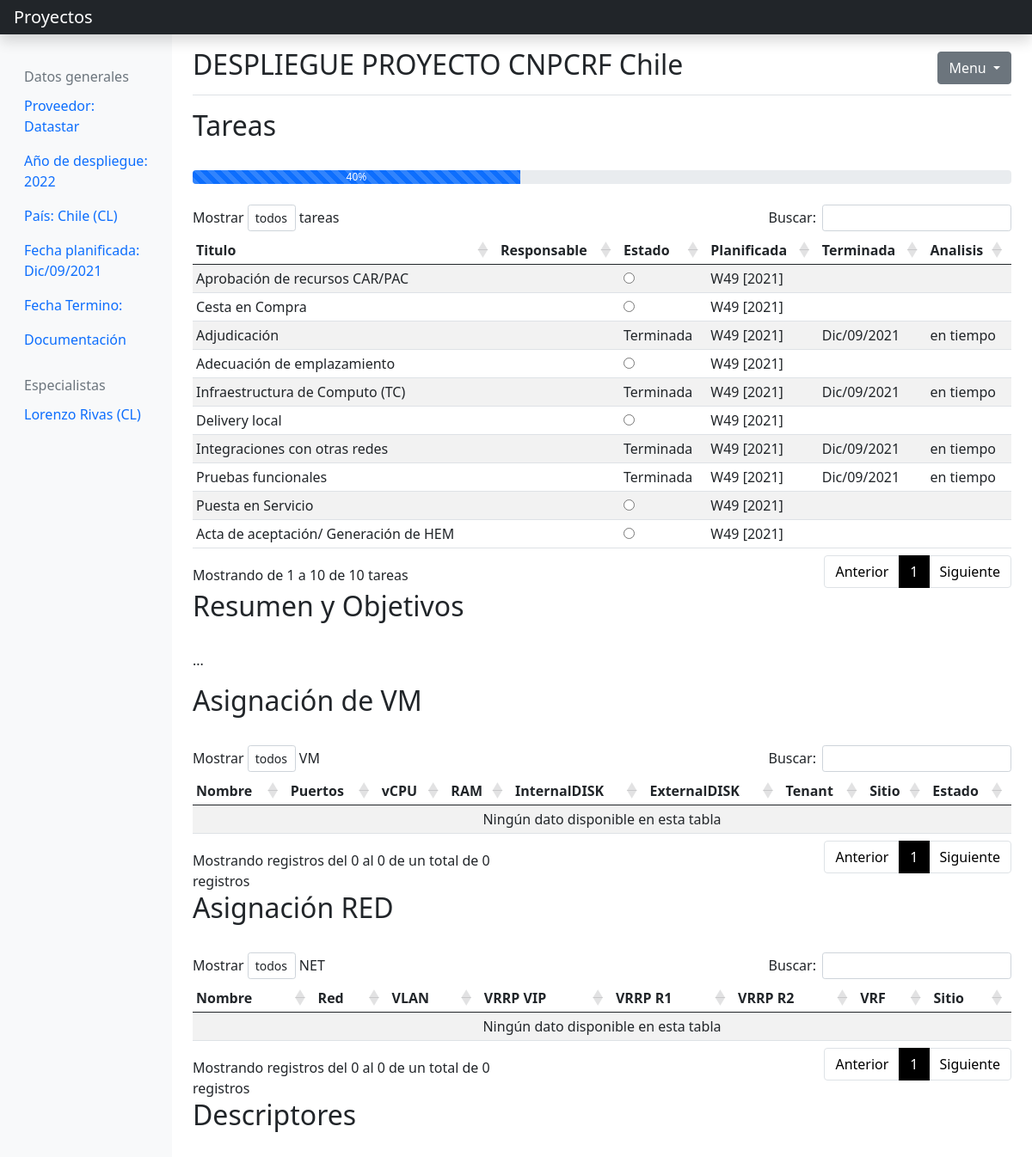
/tcloud/project/despliegue-proyecto-cnpcrf-chile (signed in), run on the app's committed database.
### applications/virtualization/models.py (models this page shows, shortened)
class Project(models.Model):
    project_title = models.CharField(max_length=200, verbose_name='Titulo')
    provider = models.ForeignKey(Provider, on_delete=models.CASCADE, verbose_name='Proveedor')
    year = models.IntegerField(null=True, verbose_name='Año Proyectado')
    country = CountryField(verbose_name='Pais')
    slug = AutoSlugField(populate_from='project_title_country', always_update=True, null=True)
    collaborator = models.ManyToManyField(Collaborator, related_name='Colaborador', verbose_name='Colaboradores')
    resume = HTMLField()
    pub_date = models.DateTimeField(auto_now_add=True)
    planned_date = models.DateField(null=True, verbose_name='Fecha Planificada')
    done_date = models.DateField(null=True, verbose_name='Fecha de termino Real', blank=True)
    state = models.BooleanField(blank=True, null=True, default=False, verbose_name='Terminando?')
    def project_title_country(self):
        return '%s %s' % (self.project_title, self.country.name)
    def __str__(self):
        return '%s %s' % (self.project_title, self.country)
    class Meta:
        verbose_name = 'Proyecto'
        ordering = ['-id']

class Provider(models.Model):
    provider_name = models.CharField(max_length=255, verbose_name='Proveedor')
    def __str__(self):
        return self.provider_name
    class Meta:
        ordering = ['-id']

class Collaborator(models.Model):
    user = models.OneToOneField(User, on_delete=models.CASCADE, verbose_name='Nombre')
    country = CountryField(blank_label='(seleccionar país)', verbose_name='País')
    area = models.ForeignKey(Area, on_delete=models.CASCADE, null=True, blank=True)
    class Meta:
        verbose_name = 'Colaborador'
        verbose_name_plural = 'Colaboradores'
        ordering = ['-id']

class Todo(models.Model):
    project = models.ForeignKey(Project, on_delete=models.CASCADE, null=True, blank=True)
    todo_title = models.CharField(max_length=200, verbose_name='Titulo')
    slug = AutoSlugField(populate_from='todo_title', always_update=True, null=True)
    pub_date = models.DateTimeField(auto_now_add=True)
    deadline_date = models.DateField(null=True, verbose_name='Fecha planificación')
    collaborator = models.ForeignKey(Collaborator, on_delete=models.CASCADE, verbose_name='Encargado',null=True, blank=True)
    done_date = models.DateField(null=True, verbose_name='Fecha termino', blank=True)
    state = models.BooleanField(blank=True, null=True, default=False, verbose_name='Terminado')
    progress = models.IntegerField(blank=True, null=True, default=0)
    ordering_position = models.DecimalField(max_digits=5, decimal_places=2, null=True, blank=True)
    class Meta:
        verbose_name = 'Tareas de Proyecto'
        ordering = ['ordering_position']
    def diff_days(self):
        delta = self.deadline_date - self.done_date
        return delta.days > -5

### applications/virtualization/views.py (the view)
# urls.py: path('tcloud/project/<slug:slug>', projectdetail.as_view(), name = 'projectdetail'),
class projectdetail(LoginRequiredMixin, DetailView):
    model = Project
    template_name = 'projectdetail.html'
    slug_field = 'slug'
    def get_context_data(self, *args, **kwargs):
        context = super(projectdetail, self).get_context_data(**kwargs)
        '''Rescatar todos las tareas del pryecto'''
        project = self.get_object()
        progress_field = project.todo_set.all()
        '''Listar el campo progress'''
        progress = []
        for todos in progress_field:
            progress.append(todos.progress)
        '''eliminar los NoneType de la lista'''
        progress_not_none = [x for x in progress if x is not None]
        '''Sumar la lista'''
        sum_progress = 0
        for num in progress_not_none:
            sum_progress += num
        ''''''
        if Todo.objects.filter(project=self.object).count() == 0:
            return context
        else:
            if Todo.objects.filter(project=self.object).filter(state=True).count() * 100 / Todo.objects.filter(
                    project=self.object).count() != 100:
                project.state = False
                project.save()
            else:
                project.state = True
                project.save()
        context['get_percentage_done'] = Todo.objects.filter(project=self.object).filter(
            state=True).count() * 100 / Todo.objects.filter(project=self.object).count()
        context['get_percentage_left'] = Todo.objects.filter(project=self.object).filter(
            state=False).count() * 100 / Todo.objects.filter(project=self.object).count()
        context['progress'] = sum_progress
        context['left_progress'] = 100 - sum_progress
        context['todo_done'] = Todo.objects.filter(project=self.object).filter(state=True).count()
        context['todo_total'] = Todo.objects.filter(project=self.object).all().count()
        return context

### applications/virtualization/templates/projectdetail.html (shortened to what this page needs)
{% load static %}
{% load humanize %}
<!doctype html>
<html lang="en">
  <head>
<link href="https://getbootstrap.com/docs/5.1/dist/css/bootstrap.min.css" rel="stylesheet">
<link rel="stylesheet" href="https://cdn.datatables.net/1.10.22/css/dataTables.bootstrap4.min.css">
    <link href="https://getbootstrap.com/docs/5.1/examples/dashboard/dashboard.css" rel="stylesheet">
  </head>
  <body>
<header class="navbar navbar-dark sticky-top bg-dark flex-md-nowrap p-0 shadow">
  <a class="navbar-brand col-md-3 col-lg-2 me-0 px-3" href="{% url 'virtualization:projects' %}">Proyectos</a>
</header>
<div class="container-fluid">
  <div class="row">
    <nav id="sidebarMenu" class="col-md-3 col-lg-2 d-md-block bg-light sidebar collapse">
      <div class="position-sticky pt-3">
        <ul class="nav flex-column">
          <h6 class="sidebar-heading d-flex justify-content-between align-items-center px-3 mt-4 mb-1 text-muted">
            <span>Datos generales</span>
          </h6>
          <li class="nav-item">
            <a class="nav-link" aria-current="page" href="#">
              Proveedor: {{project.provider}}
            </a>
          </li>
          <li class="nav-item">
            <a class="nav-link" href="#">
              Año de despliegue: {{project.year}}
            </a>
          </li>
          <li class="nav-item">
            <a class="nav-link" href="#">
              País: {{project.country.name}} ({{project.country}})
            </a>
          </li>
          <li class="nav-item">
            <a class="nav-link" href="#">
              Fecha planificada: {{project.planned_date|date:"M/d/Y"}}
            </a>
          </li>
          <li class="nav-item">
            <a class="nav-link" href="#">
              Fecha Termino: {{project.done_date|date:"M/d/Y"}}
            </a>
          </li>
          <li class="nav-item">
            <a class="nav-link" href="#">
              Documentación
            </a>
          </li>
        </ul>
        <h6 class="sidebar-heading d-flex justify-content-between align-items-center px-3 mt-4 mb-1 text-muted">
          <span>Especialistas</span>
        </h6>
        <ul class="nav flex-column mb-2">
          {% for users in project.collaborator.all %}
          <li class="nav-item">
            <a class="nav-link">
              {{ users.user.first_name }} {{ users.user.last_name }} ({{ users.country }})
            </a>
          </li>
          {% endfor %}
        </ul>
      </div>
    </nav>
    <main class="col-md-9 ms-sm-auto col-lg-10 px-md-4">
      <div class="d-flex justify-content-between flex-wrap flex-md-nowrap align-items-center pt-3 pb-2 mb-3 border-bottom">
        <h1 class="h2">{{ project.project_title|upper }} {{project.country.name}}</h1>
        <div class="btn-toolbar mb-2 mb-md-0">
          <div class="dropdown">
            <button class="btn btn-secondary dropdown-toggle" type="button" id="dropdownMenuButton1" data-bs-toggle="dropdown" aria-expanded="false">
              Menu
            </button>
          </div>
        </div>
      </div>
      <h2 data-bs-toggle="collapse" href="#collapseTASK">Tareas</h2>
      <br>
      <div class="collapse show" id="collapseTASK">
        <div class="progress">
            {% if get_percentage_done == 100 %}
            <div class="progress-bar progress-bar-striped progress-bar-animated massive-font"
                 role="progressbar" style="width: 100%" aria-valuenow="100" aria-valuemin="0"
                 aria-valuemax="100">
                100% - todas las tareas completadas
            </div>
            {% else %}
            <div class="progress-bar progress-bar-striped progress-bar-animated massive-font"
                 role="progressbar" style="width: {{get_percentage_done|floatformat:0|intcomma}}%"
                 aria-valuenow="{{get_percentage_done|floatformat:0|intcomma}}" aria-valuemin="0"
                 aria-valuemax="100">
                {{ get_percentage_done|floatformat:0|intcomma}}%
            </div>
            {% endif %}
        </div>
          <br>
          <div class="table-responsive">
            <table class="table table-striped table-sm" id="sortTableTask">
              <thead>
                <tr>
                  <th scope="col">Titulo</th>
                  <th scope="col">Responsable</th>
                  <th scope="col">Estado</th>
                  <th scope="col">Planificada</th>
                  <th scope="col">Terminada</th>
                  <th scope="col">Analisis</th>
                </tr>
              </thead>
              <tbody>
                {% for todo in object.todo_set.all %}
                <tr>
                  <td>{{ todo.todo_title }}</td>
                  <td>{{ todo.collaborator.user.first_name }} {{todo.collaborator.user.last_name }}</td>
                  <td>
                    {% if todo.state == True %}
                    Terminada
                    {% else %}
                    <div class="custom-control custom-checkbox">
                        <form class="" action="{% url 'virtualization:todofinished' todo.id %}" method="post">
                            <input onChange="this.form.submit()" type="radio">
                        </form>
                    </div>
                    {% endif %}
                  </td>
                  <td>W{{ todo.deadline_date|date:"W" }}
                  [{{ todo.deadline_date|date:"Y" }}]</td>
                  <td>{{ todo.done_date|date:"M/d/Y" }}</td>
                  <td>
                    {% if todo.diff_days == True %}
                     en tiempo
                    {% elif todo.diff_days == False %}
                    <i class="fa fa-clock text-warning"></i> terminada atrasada
                    {% endif %}
                  </td>
                </tr>
                {% endfor %}
              </tbody>
            </table>
        </div>
      </div>
      <h2 data-bs-toggle="collapse" href="#collapseRES">Resumen y Objetivos</h2>
      <br>
      <div class="collapse show" id="collapseRES">
      {{ project.resume|safe }}
      </div>
      <h2 data-bs-toggle="collapse" href="#collapseVMS">Asignación de VM</h2>
      <br>
      <div class="collapse show" id="collapseVMS">
        <div class="table-responsive">
          <table class="table table-striped table-sm" id="sortTableVM">
            <thead>
              <tr>
                <th scope="col">Nombre</th>
                <th scope="col">Puertos</th>
                <th scope="col">vCPU</th>
                <th scope="col">RAM</th>
                <th scope="col">InternalDISK</th>
                <th scope="col">ExternalDISK</th>
                <th scope="col">Tenant</th>
                <th scope="col">Sitio</th>
                <th scope="col">Estado</th>
              </tr>
            </thead>
            <tbody>
            </tbody>
          </table>
        </div>
      </div>
      <h2 data-bs-toggle="collapse" href="#collapseNET">Asignación RED</h2>
      <br>
      <div class="collapse show" id="collapseNET">
        <div class="table-responsive">
          <table class="table table-striped table-sm" id="sortTableNET">
            <thead>
              <tr>
                <th scope="col">Nombre</th>
                <th scope="col">Red</th>
                <th scope="col">VLAN</th>
                <th scope="col">VRRP VIP</th>
                <th scope="col">VRRP R1</th>
                <th scope="col">VRRP R2</th>
                <th scope="col">VRF</th>
                <th scope="col">Sitio</th>
              </tr>
            </thead>
            <tbody>
            </tbody>
          </table>
        </div>
      </div>
      <h2 data-bs-toggle="collapse" href="#collapseDES">Descriptores</h2>
      <br>
    </main>
  </div>
</div>
<br>
  </body>
</html>

### applications/virtualization/templates/projectdetail.html (style rules this page uses)
html, body { height: 100%; margin: 0; padding: 0; }
.table { white-space:nowrap }

### data on the page
Project: provider "Datastar", year "2022", country.name "Chile", country "CL", planned_date "Dic/09/2021", project_title "DESPLIEGUE PROYECTO CNPCRF", resume "..."
Collaborator: user.first_name "Lorenzo", user.last_name "Rivas", country "CL"
Todo: todo_title "Aprobación de recursos CAR/PAC", deadline_date "49", deadline_date "2021"
Todo: todo_title "Cesta en Compra", deadline_date "49", deadline_date "2021"
Todo: todo_title "Adjudicación", state "Terminada", deadline_date "49", deadline_date "2021", done_date "Dic/09/2021", shows "en tiempo"
Todo: todo_title "Adecuación de emplazamiento", deadline_date "49", deadline_date "2021"
Todo: todo_title "Infraestructura de Computo (TC)", state "Terminada", deadline_date "49", deadline_date "2021", done_date "Dic/09/2021", shows "en tiempo"
Todo: todo_title "Delivery local", deadline_date "49", deadline_date "2021"
Todo: todo_title "Integraciones con otras redes", state "Terminada", deadline_date "49", deadline_date "2021", done_date "Dic/09/2021", shows "en tiempo"
Todo: todo_title "Pruebas funcionales", state "Terminada", deadline_date "49", deadline_date "2021", done_date "Dic/09/2021", shows "en tiempo"
Todo: todo_title "Puesta en Servicio", deadline_date "49", deadline_date "2021"
Todo: todo_title "Acta de aceptación/ Generación de HEM", deadline_date "49", deadline_date "2021"

### other printed values
{{ get_percentage_done|floatformat:0|intcomma }} "40"
